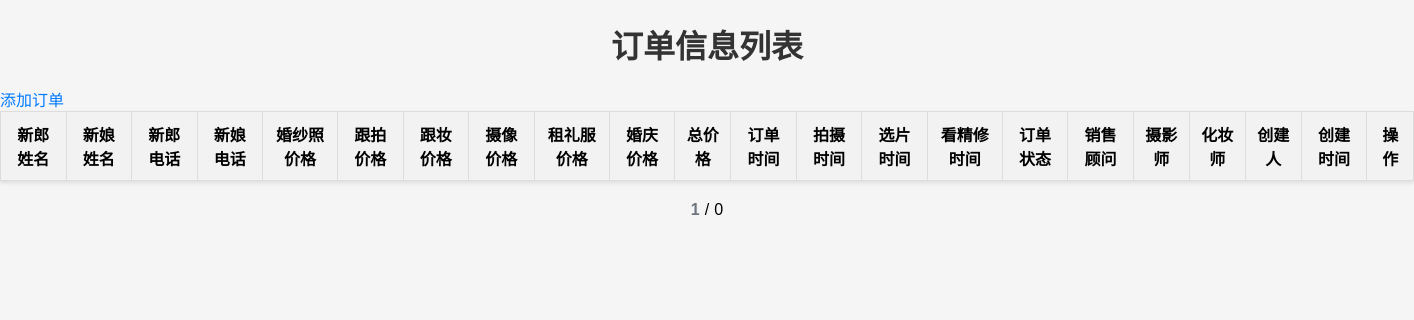
Page / (signed in) on the earlier database version.
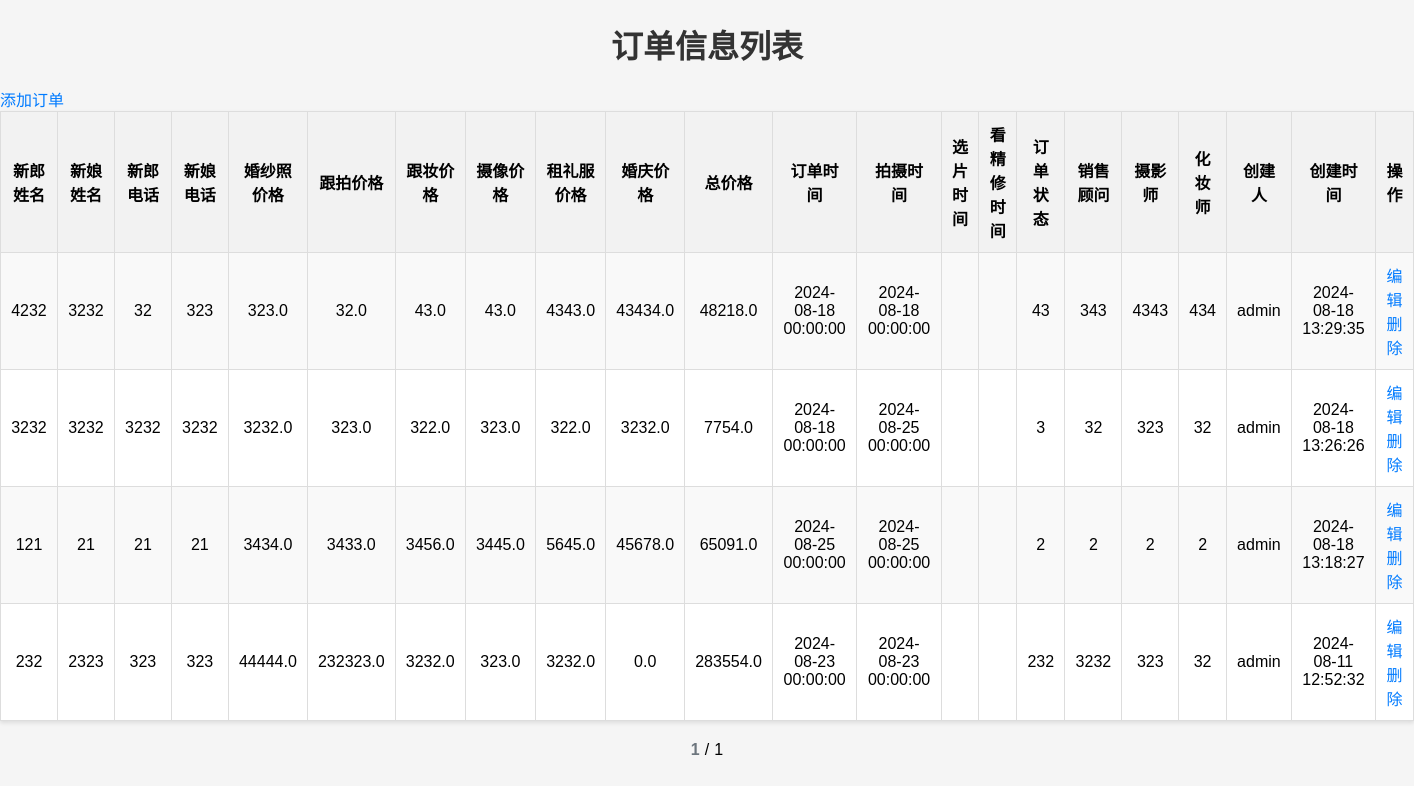
Same page on the later database version.
### database.py (models this page shows)
class Order(db.Model):
    orderid = db.Column(db.Integer, primary_key=True)
    groom_name = db.Column(db.String(20))
    bride_name = db.Column(db.String(20))
    groom_phone = db.Column(db.String(16))
    bride_phone = db.Column(db.String(16))
    wedding_dress_price = db.Column(db.Float)  # 婚纱照价格
    makeup_price = db.Column(db.Float)  # 跟妆价格
    photography_price = db.Column(db.Float)  # 跟拍价格
    videography_price = db.Column(db.Float)  # 摄像价格
    dress_rental_price = db.Column(db.Float)  # 租礼服价格
    wedding_celebration_price = db.Column(db.Float)  # 婚庆价格
    total_price = db.Column(db.Float)  # 总价格
    order_time = db.Column(db.DateTime)  # 订单时间
    shoot_time = db.Column(db.DateTime)  # 拍摄时间
    choosePicture_time = db.Column(db.DateTime)  # 选片时间
    confirmPicture_time = db.Column(db.DateTime)  # 看精修时间
    order_status = db.Column(db.String(20))  # 订单状态
    sales_consultant = db.Column(db.String(20))
    photographer = db.Column(db.String(20))
    makeup_artist = db.Column(db.String(20))
    created_by = db.Column(db.String(20))  # 订单创建人
    created_time = db.Column(db.DateTime, default=datetime.utcnow().replace(microsecond=0))  # 订单创建时间

### app.py (the view)
@app.route('/')
def index():
    if 'userid' in session:
        page = request.args.get('page', 1, type=int)
        per_page = 10
        orders = Order.query.order_by(desc(Order.created_time)).paginate(page=page, per_page=per_page)
        return render_template('index.html', orders=orders)
    else:
        return redirect(url_for('login'))

### templates/index.html (shortened to what this page needs)
<!DOCTYPE html>
<html lang="zh-CN">
<head>
</head>
<body>
    <h1>订单信息列表</h1>
    <a href="{{ url_for('add_order_page') }}">添加订单</a>
    <table>
        <tr>
            <th>新郎姓名</th>
            <th>新娘姓名</th>
            <th>新郎电话</th>
            <th>新娘电话</th>
            <th>婚纱照价格</th>
            <th>跟拍价格</th>
            <th>跟妆价格</th>
            <th>摄像价格</th>
            <th>租礼服价格</th>
            <th>婚庆价格</th>
            <th>总价格</th>
            <th>订单时间</th>
            <th>拍摄时间</th>
            <th>选片时间</th>
            <th>看精修时间</th>
            <th>订单状态</th>
            <th>销售顾问</th>
            <th>摄影师</th>
            <th>化妆师</th>
            <th>创建人</th>
            <th>创建时间</th>
            <th>操作</th>
        </tr>
        {% for order in orders %}
        <tr>
            <td>{{ order.groom_name }}</td>
            <td>{{ order.bride_name }}</td>
            <td>{{ order.groom_phone }}</td>
            <td>{{ order.bride_phone }}</td>
            <td>{{ order.wedding_dress_price }}</td>
            <td>{{ order.photography_price }}</td>
            <td>{{ order.makeup_price }}</td>
            <td>{{ order.videography_price }}</td>
            <td>{{ order.dress_rental_price }}</td>
            <td>{{ order.wedding_celebration_price }}</td>
            <td>{{ order.total_price }}</td>
            <td>{{ order.order_time }}</td>
            <td>{{ order.shoot_time }}</td>
            <td>{{ order.choosepicture_time }}</td>
            <td>{{ order.confirmpicture_time }}</td>
            <td>{{ order.order_status }}</td>
            <td>{{ order.sales_consultant }}</td>
            <td>{{ order.photographer }}</td>
            <td>{{ order.makeup_artist }}</td>
            <td>{{ order.created_by }}</td>
            <td>{{ order.created_time }}</td>
            <td>
                <a href="{{ url_for('edit_order_page', order_id=order.orderid) }}">编辑</a>
                <a href="{{ url_for('delete_order', order_id=order.orderid) }}" onclick="return confirmDelete();">删除</a>
            </td>
        </tr>
        {% endfor %}
    </table>
    <div class="pagination">
        <span class="current-page">{{ orders.page }}</span>
        /
        <span class="total-pages">{{ orders.pages }}</span>
    </div>
</body>
</html>

### templates/index.html (style rules this page uses)
body { font-family: Arial, sans-serif; background-color: #f5f5f5; margin: 0; padding: 0; }
h1 { text-align: center; color: #333; margin-bottom: 20px; }
table { border-collapse: collapse; width: 100%; margin: 0 auto; background-color: white; box-shadow: 0 2px 4px rgba(0, 0, 0, 0.1); }
th, td { border: 1px solid #ddd; padding: 10px; text-align: center; }
th { background-color: #f2f2f2; font-weight: bold; }
tr:nth-child(even) { background-color: #f9f9f9; }
a { text-decoration: none; color: #007bff; transition: color 0.3s ease; }
.pagination { display: flex; justify-content: center; margin-top: 20px; }
.pagination .current-page { color: #6c757d; font-weight: bold; }
.pagination { text-align: center; margin-top: 20px; }
.pagination span.current-page, .pagination span.total-pages { margin: 0 5px; }

Differences in the rows shown:
added Order: groom_name "4232", bride_name "3232", groom_phone "32", bride_phone "323", wedding_dress_price "323.0", photography_price "32.0", makeup_price "43.0", videography_price "43.0", dress_rental_price "4343.0", wedding_celebration_price "43434.0", total_price "48218.0", order_time "2024-08-18 00:00:00", shoot_time "2024-08-18 00:00:00", order_status "43", sales_consultant "343", photographer "4343", makeup_artist "434", created_by "admin", created_time "2024-08-18 13:29:35"
added Order: groom_name "3232", bride_name "3232", groom_phone "3232", bride_phone "3232", wedding_dress_price "3232.0", photography_price "323.0", makeup_price "322.0", videography_price "323.0", dress_rental_price "322.0", wedding_celebration_price "3232.0", total_price "7754.0", order_time "2024-08-18 00:00:00", shoot_time "2024-08-25 00:00:00", order_status "3", sales_consultant "32", photographer "323", makeup_artist "32", created_by "admin", created_time "2024-08-18 13:26:26"
added Order: groom_name "121", bride_name "21", groom_phone "21", bride_phone "21", wedding_dress_price "3434.0", photography_price "3433.0", makeup_price "3456.0", videography_price "3445.0", dress_rental_price "5645.0", wedding_celebration_price "45678.0", total_price "65091.0", order_time "2024-08-25 00:00:00", shoot_time "2024-08-25 00:00:00", order_status "2", sales_consultant "2", photographer "2", makeup_artist "2", created_by "admin", created_time "2024-08-18 13:18:27"
added Order: groom_name "232", bride_name "2323", groom_phone "323", bride_phone "323", wedding_dress_price "44444.0", photography_price "232323.0", makeup_price "3232.0", videography_price "323.0", dress_rental_price "3232.0", wedding_celebration_price "0.0", total_price "283554.0", order_time "2024-08-23 00:00:00", shoot_time "2024-08-23 00:00:00", order_status "232", sales_consultant "3232", photographer "323", makeup_artist "32", created_by "admin", created_time "2024-08-11 12:52:32"
Other differences:
{{ orders.pages }}: "0" → "1"
